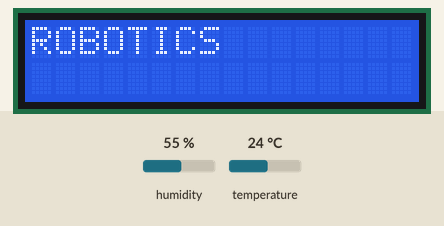
Simulated run of this sketch. Board: Arduino Uno, built with avr-gcc and run on an emulated ATmega328P. Parts: 16×2 character LCD. The test bench sets the inputs (shaded band); at power-on: humidity 55 %, temperature 24 °C.

Above: at 0.1 s.
At 3.1 s:
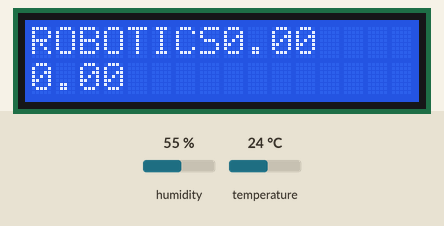
At 3.6 s:
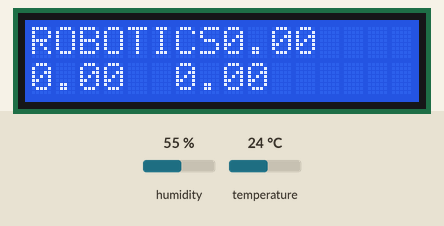

The sketch:

LCD_Display_DHT.ino
```cpp
#include<LiquidCrystal.h>
#include<DHT.h>
LiquidCrystal lcd(8,9,4,5,6,7);
DHT D;
float t,h;
void setup() {
  // put your setup code here, to run once:
  lcd.begin(16,2);
  lcd.setCursor(0,0);
  lcd.print("ROBOTICS");
  delay(3000);
}

void loop() {
  // put your main code here, to run repeatedly:
  D.read(3);
  t=D.temperature();
  h=D.humidity();
  lcd.println(t);
  lcd.setCursor(0,1);
  lcd.println(h);
  delay(500);
}
```

Measured:
- what the display in image 1 shows lasts 0.5 s, from 3.1 s to 3.6 s
